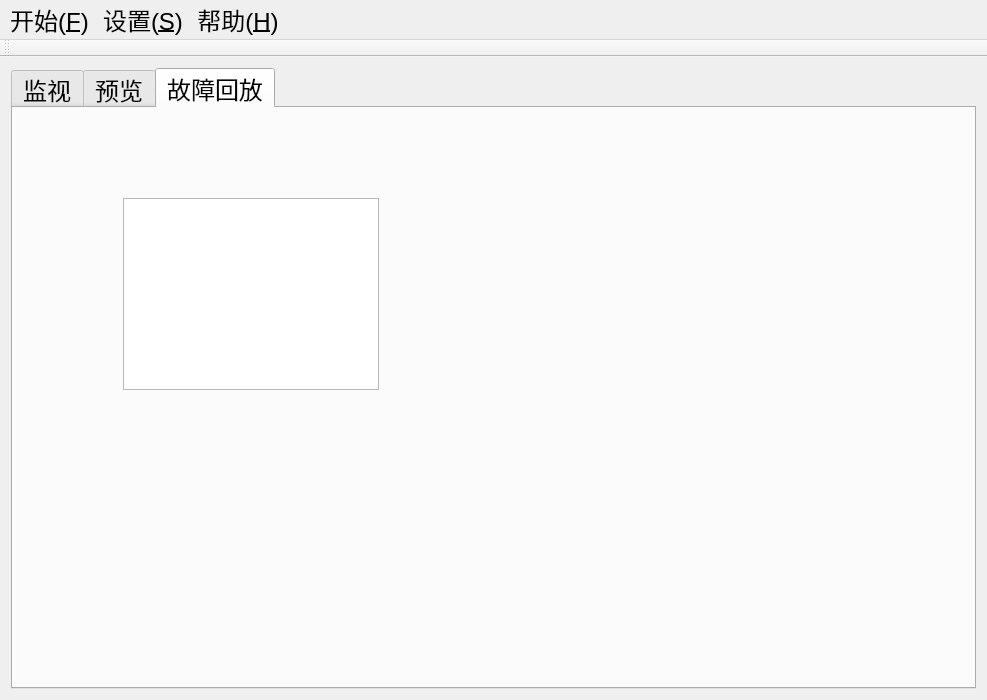
<?xml version="1.0" encoding="UTF-8"?>
<ui version="4.0">
 <class>MainWindowClass</class>
 <widget class="QMainWindow" name="MainWindowClass">
  <property name="geometry">
   <rect>
    <x>0</x>
    <y>0</y>
    <width>987</width>
    <height>700</height>
   </rect>
  </property>
  <property name="font">
   <font>
    <pointsize>18</pointsize>
   </font>
  </property>
  <property name="windowTitle">
   <string>宝钢环冷机台车轮子状态检测</string>
  </property>
  <property name="windowIcon">
   <iconset resource="MainWindow.qrc">
    <normaloff>:/images/Resources/images/WheelMonitor.ico</normaloff>:/images/Resources/images/WheelMonitor.ico</iconset>
  </property>
  <widget class="QWidget" name="centralWidget">
   <layout class="QGridLayout" name="gridLayout_2">
    <item row="0" column="0">
     <widget class="QTabWidget" name="centralTabWidget">
      <property name="autoFillBackground">
       <bool>false</bool>
      </property>
      <property name="currentIndex">
       <number>2</number>
      </property>
      <widget class="QWidget" name="monitorTab">
       <attribute name="title">
        <string>监视</string>
       </attribute>
       <layout class="QGridLayout" name="gridLayout_6">
        <item row="0" column="2" rowspan="3">
         <widget class="QTabWidget" name="logTabWidget">
          <property name="minimumSize">
           <size>
            <width>0</width>
            <height>0</height>
           </size>
          </property>
          <property name="currentIndex">
           <number>0</number>
          </property>
          <widget class="QWidget" name="logTab">
           <attribute name="title">
            <string>日志</string>
           </attribute>
           <layout class="QGridLayout" name="gridLayout_5">
            <item row="0" column="0">
             <widget class="myTextBrowser" name="logTextBrowser">
              <property name="minimumSize">
               <size>
                <width>200</width>
                <height>0</height>
               </size>
              </property>
              <property name="font">
               <font>
                <pointsize>9</pointsize>
               </font>
              </property>
              <property name="frameShape">
               <enum>QFrame::StyledPanel</enum>
              </property>
              <property name="lineWrapMode">
               <enum>QTextEdit::NoWrap</enum>
              </property>
              <property name="readOnly">
               <bool>true</bool>
              </property>
             </widget>
            </item>
           </layout>
          </widget>
          <widget class="QWidget" name="errorTab">
           <attribute name="title">
            <string>报警</string>
           </attribute>
           <layout class="QGridLayout" name="gridLayout_3">
            <item row="0" column="0">
             <widget class="myTextBrowser" name="errorTextBrowser">
              <property name="minimumSize">
               <size>
                <width>200</width>
                <height>0</height>
               </size>
              </property>
              <property name="font">
               <font>
                <pointsize>9</pointsize>
               </font>
              </property>
              <property name="focusPolicy">
               <enum>Qt::StrongFocus</enum>
              </property>
              <property name="autoFillBackground">
               <bool>false</bool>
              </property>
              <property name="frameShape">
               <enum>QFrame::StyledPanel</enum>
              </property>
              <property name="frameShadow">
               <enum>QFrame::Sunken</enum>
              </property>
              <property name="lineWrapMode">
               <enum>QTextEdit::NoWrap</enum>
              </property>
              <property name="placeholderText">
               <string/>
              </property>
             </widget>
            </item>
           </layout>
          </widget>
         </widget>
        </item>
        <item row="1" column="0">
         <layout class="QGridLayout" name="gridLayout_10">
          <item row="1" column="0">
           <widget class="QLabel" name="realSpeedLabel">
            <property name="sizePolicy">
             <sizepolicy hsizetype="Preferred" vsizetype="Preferred">
              <horstretch>0</horstretch>
              <verstretch>0</verstretch>
             </sizepolicy>
            </property>
            <property name="text">
             <string>实时转速</string>
            </property>
            <property name="buddy">
             <cstring>realSpeedLineEdit</cstring>
            </property>
           </widget>
          </item>
          <item row="0" column="2">
           <widget class="QLabel" name="label">
            <property name="text">
             <string>m/min</string>
            </property>
            <property name="buddy">
             <cstring>lastSpeedLineEdit</cstring>
            </property>
           </widget>
          </item>
          <item row="1" column="2">
           <widget class="QLabel" name="label_2">
            <property name="text">
             <string>m/min</string>
            </property>
            <property name="buddy">
             <cstring>realSpeedLineEdit</cstring>
            </property>
           </widget>
          </item>
          <item row="1" column="1">
           <widget class="QLineEdit" name="realSpeedLineEdit">
            <property name="enabled">
             <bool>true</bool>
            </property>
            <property name="minimumSize">
             <size>
              <width>81</width>
              <height>0</height>
             </size>
            </property>
            <property name="maximumSize">
             <size>
              <width>81</width>
              <height>16777215</height>
             </size>
            </property>
            <property name="text">
             <string/>
            </property>
            <property name="readOnly">
             <bool>true</bool>
            </property>
           </widget>
          </item>
          <item row="0" column="1">
           <widget class="QLineEdit" name="lastSpeedLineEdit">
            <property name="enabled">
             <bool>true</bool>
            </property>
            <property name="minimumSize">
             <size>
              <width>81</width>
              <height>0</height>
             </size>
            </property>
            <property name="maximumSize">
             <size>
              <width>81</width>
              <height>16777215</height>
             </size>
            </property>
            <property name="text">
             <string/>
            </property>
            <property name="readOnly">
             <bool>true</bool>
            </property>
           </widget>
          </item>
          <item row="0" column="0">
           <widget class="QLabel" name="lastSpeedLabel">
            <property name="sizePolicy">
             <sizepolicy hsizetype="Preferred" vsizetype="Preferred">
              <horstretch>0</horstretch>
              <verstretch>0</verstretch>
             </sizepolicy>
            </property>
            <property name="text">
             <string>前一个车轮转速</string>
            </property>
            <property name="buddy">
             <cstring>lastSpeedLineEdit</cstring>
            </property>
           </widget>
          </item>
          <item row="0" column="3">
           <spacer name="horizontalSpacer">
            <property name="orientation">
             <enum>Qt::Horizontal</enum>
            </property>
            <property name="sizeHint" stdset="0">
             <size>
              <width>37</width>
              <height>20</height>
             </size>
            </property>
           </spacer>
          </item>
         </layout>
        </item>
        <item row="0" column="0">
         <widget class="QLabel" name="imageMatchesLabel">
          <property name="sizePolicy">
           <sizepolicy hsizetype="Expanding" vsizetype="Expanding">
            <horstretch>0</horstretch>
            <verstretch>0</verstretch>
           </sizepolicy>
          </property>
          <property name="minimumSize">
           <size>
            <width>0</width>
            <height>0</height>
           </size>
          </property>
          <property name="frameShape">
           <enum>QFrame::NoFrame</enum>
          </property>
          <property name="text">
           <string/>
          </property>
          <property name="scaledContents">
           <bool>false</bool>
          </property>
         </widget>
        </item>
        <item row="2" column="0" colspan="2">
         <layout class="QHBoxLayout" name="horizontalLayout_2">
          <item>
           <widget class="QPushButton" name="alarmPushButton">
            <property name="enabled">
             <bool>true</bool>
            </property>
            <property name="minimumSize">
             <size>
              <width>128</width>
              <height>128</height>
             </size>
            </property>
            <property name="maximumSize">
             <size>
              <width>128</width>
              <height>128</height>
             </size>
            </property>
            <property name="cursor">
             <cursorShape>PointingHandCursor</cursorShape>
            </property>
            <property name="focusPolicy">
             <enum>Qt::NoFocus</enum>
            </property>
            <property name="contextMenuPolicy">
             <enum>Qt::NoContextMenu</enum>
            </property>
            <property name="toolTip">
             <string extracomment="reset to green"/>
            </property>
            <property name="text">
             <string/>
            </property>
            <property name="icon">
             <iconset resource="MainWindow.qrc">
              <normaloff>:/images/Resources/images/green.png</normaloff>:/images/Resources/images/green.png</iconset>
            </property>
            <property name="iconSize">
             <size>
              <width>128</width>
              <height>128</height>
             </size>
            </property>
            <property name="default">
             <bool>false</bool>
            </property>
            <property name="flat">
             <bool>true</bool>
            </property>
           </widget>
          </item>
          <item>
           <widget class="QGroupBox" name="lcdGroupBox">
            <property name="title">
             <string>报警车轮序号</string>
            </property>
            <layout class="QGridLayout" name="gridLayout">
             <item row="0" column="0">
              <widget class="QLCDNumber" name="lcdNumber">
               <property name="minimumSize">
                <size>
                 <width>0</width>
                 <height>0</height>
                </size>
               </property>
               <property name="font">
                <font>
                 <pointsize>14</pointsize>
                </font>
               </property>
               <property name="cursor">
                <cursorShape>PointingHandCursor</cursorShape>
               </property>
               <property name="autoFillBackground">
                <bool>true</bool>
               </property>
               <property name="styleSheet">
                <string notr="true">color:rgb(255, 0, 0);
</string>
               </property>
               <property name="lineWidth">
                <number>3</number>
               </property>
               <property name="midLineWidth">
                <number>1</number>
               </property>
               <property name="digitCount">
                <number>3</number>
               </property>
               <property name="segmentStyle">
                <enum>QLCDNumber::Flat</enum>
               </property>
               <property name="intValue" stdset="0">
                <number>888</number>
               </property>
              </widget>
             </item>
            </layout>
           </widget>
          </item>
          <item>
           <spacer name="horizontalSpacer_3">
            <property name="orientation">
             <enum>Qt::Horizontal</enum>
            </property>
            <property name="sizeHint" stdset="0">
             <size>
              <width>40</width>
              <height>20</height>
             </size>
            </property>
           </spacer>
          </item>
         </layout>
        </item>
       </layout>
      </widget>
      <widget class="QWidget" name="playerTab">
       <attribute name="title">
        <string>预览</string>
       </attribute>
       <layout class="QGridLayout" name="gridLayout_4">
        <item row="0" column="0">
         <widget class="QWidget" name="playerWidget" native="true"/>
        </item>
       </layout>
      </widget>
      <widget class="QWidget" name="playbackTab">
       <attribute name="title">
        <string>故障回放</string>
       </attribute>
       <widget class="QTableView" name="tableView">
        <property name="geometry">
         <rect>
          <x>110</x>
          <y>90</y>
          <width>256</width>
          <height>192</height>
         </rect>
        </property>
       </widget>
      </widget>
     </widget>
    </item>
   </layout>
  </widget>
  <widget class="QMenuBar" name="menuBar">
   <property name="geometry">
    <rect>
     <x>0</x>
     <y>0</y>
     <width>987</width>
     <height>37</height>
    </rect>
   </property>
   <property name="font">
    <font>
     <pointsize>18</pointsize>
    </font>
   </property>
   <property name="defaultUp">
    <bool>false</bool>
   </property>
   <property name="nativeMenuBar">
    <bool>true</bool>
   </property>
   <widget class="QMenu" name="menu_Main">
    <property name="font">
     <font>
      <pointsize>18</pointsize>
     </font>
    </property>
    <property name="tearOffEnabled">
     <bool>false</bool>
    </property>
    <property name="title">
     <string>开始(&amp;F)</string>
    </property>
    <widget class="QMenu" name="menu_Monitor">
     <property name="font">
      <font>
       <pointsize>18</pointsize>
      </font>
     </property>
     <property name="tearOffEnabled">
      <bool>false</bool>
     </property>
     <property name="title">
      <string>监测(&amp;M)</string>
     </property>
     <addaction name="action_Start"/>
     <addaction name="action_Stop"/>
    </widget>
    <addaction name="menu_Monitor"/>
    <addaction name="separator"/>
    <addaction name="action_Quit"/>
   </widget>
   <widget class="QMenu" name="menu_Setting">
    <property name="title">
     <string>设置(&amp;S)</string>
    </property>
    <addaction name="action_Property"/>
   </widget>
   <widget class="QMenu" name="menu_Help">
    <property name="font">
     <font>
      <pointsize>18</pointsize>
     </font>
    </property>
    <property name="title">
     <string>帮助(&amp;H)</string>
    </property>
    <addaction name="action_About"/>
    <addaction name="action_About_Qt"/>
   </widget>
   <addaction name="menu_Main"/>
   <addaction name="menu_Setting"/>
   <addaction name="menu_Help"/>
  </widget>
  <widget class="QToolBar" name="mainToolBar">
   <attribute name="toolBarArea">
    <enum>TopToolBarArea</enum>
   </attribute>
   <attribute name="toolBarBreak">
    <bool>false</bool>
   </attribute>
  </widget>
  <widget class="QStatusBar" name="statusBar">
   <property name="maximumSize">
    <size>
     <width>16777215</width>
     <height>0</height>
    </size>
   </property>
   <property name="font">
    <font>
     <pointsize>18</pointsize>
    </font>
   </property>
  </widget>
  <action name="action_Start">
   <property name="checkable">
    <bool>false</bool>
   </property>
   <property name="text">
    <string>启动(&amp;A)</string>
   </property>
   <property name="font">
    <font>
     <pointsize>18</pointsize>
    </font>
   </property>
  </action>
  <action name="action_Stop">
   <property name="enabled">
    <bool>false</bool>
   </property>
   <property name="text">
    <string>停止(&amp;P)</string>
   </property>
   <property name="font">
    <font>
     <pointsize>18</pointsize>
    </font>
   </property>
  </action>
  <action name="action_Property">
   <property name="text">
    <string>属性...</string>
   </property>
   <property name="font">
    <font>
     <pointsize>18</pointsize>
    </font>
   </property>
  </action>
  <action name="action_About_Qt">
   <property name="text">
    <string>关于 &amp;Qt</string>
   </property>
   <property name="statusTip">
    <string/>
   </property>
   <property name="font">
    <font>
     <pointsize>18</pointsize>
    </font>
   </property>
  </action>
  <action name="action_About">
   <property name="text">
    <string>关于(&amp;A)</string>
   </property>
   <property name="font">
    <font>
     <pointsize>18</pointsize>
    </font>
   </property>
  </action>
  <action name="action_Quit">
   <property name="text">
    <string>退出(&amp;Q)</string>
   </property>
   <property name="font">
    <font>
     <pointsize>18</pointsize>
    </font>
   </property>
  </action>
 </widget>
 <layoutdefault spacing="6" margin="11"/>
 <customwidgets>
  <customwidget>
   <class>myTextBrowser</class>
   <extends>QTextBrowser</extends>
   <header>mytextbrowser.h</header>
  </customwidget>
 </customwidgets>
 <resources>
  <include location="MainWindow.qrc"/>
 </resources>
 <connections/>
</ui>
